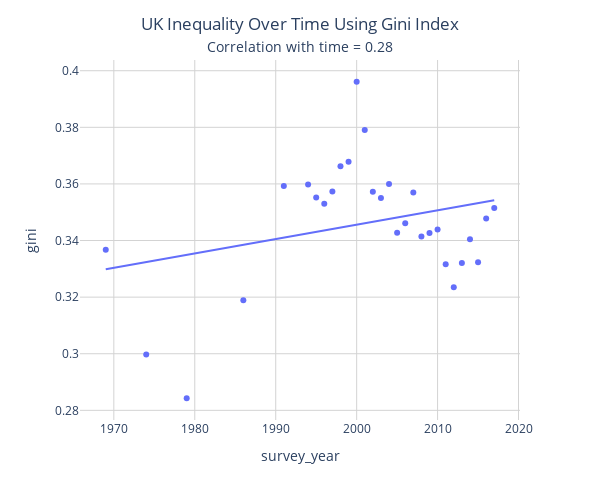

Notebook cell for this chart:
### Code cell
fig = px.scatter(
    df_uk, 
    x="survey_year", 
    y="gini", 
    trendline="ols", 
    width=600, 
    height=500,
    hover_data=["survey_year"]
)

fig.update_layout(
    title=dict(
        text="UK Inequality Over Time Using Gini Index<br><span style='font-size:14px;'>Correlation with time = 0.28</span>",
        x=0.5,
        xanchor='center'
    ),
    plot_bgcolor="white",  # sets background to white
    xaxis=dict(
        showgrid=True,
        gridcolor="lightgrey"  # grid lines visible on x-axis
    ),
    yaxis=dict(
        showgrid=True,
        gridcolor="lightgrey"  # grid lines visible on y-axis
    )
)

fig.show()

### Figure 1 — Plotly figure (JSON) as saved in the notebook; plotly's stock layout.template omitted (floating-point values rounded to 4 significant figures)
{"data": [{"hovertemplate": "survey_year=%{x}<br>gini=%{y}<extra></extra>", "legendgroup": "", "marker": {"color": "#636efa", "symbol": "circle"}, "mode": "markers", "name": "", "orientation": "v", "showlegend": false, "type": "scatter", "x": [1969, 1974, 1979, 1986, 1991, 1994, 1995, 1996, 1997, 1998, 1999, 2000, 2001, 2002, 2003, 2004, 2005, 2006, 2007, 2008, 2009, 2010, 2011, 2012, 2013, 2014, 2015, 2016, 2017], "xaxis": "x", "y": [0.3367, 0.2998, 0.2843, 0.3189, 0.3593, 0.3598, 0.3552, 0.353, 0.3574, 0.3662, 0.3678, 0.3961, 0.379, 0.3572, 0.355, 0.36, 0.3427, 0.3461, 0.357, 0.3414, 0.3427, 0.3439, 0.3317, 0.3235, 0.3321, 0.3405, 0.3324, 0.3478, 0.3515], "yaxis": "y"}, {"hovertemplate": "<b>OLS trendline</b><br>gini = 0.000507827 * survey_year + -0.670034<br>R<sup>2</sup>=0.079528<br><br>survey_year=%{x}<br>gini=%{y} <b>(trend)</b><extra></extra>", "legendgroup": "", "marker": {"color": "#636efa", "symbol": "circle"}, "mode": "lines", "name": "", "showlegend": false, "type": "scatter", "x": [1969, 1974, 1979, 1986, 1991, 1994, 1995, 1996, 1997, 1998, 1999, 2000, 2001, 2002, 2003, 2004, 2005, 2006, 2007, 2008, 2009, 2010, 2011, 2012, 2013, 2014, 2015, 2016, 2017], "xaxis": "x", "y": [0.3299, 0.3324, 0.335, 0.3385, 0.341, 0.3426, 0.3431, 0.3436, 0.3441, 0.3446, 0.3451, 0.3456, 0.3461, 0.3466, 0.3471, 0.3477, 0.3482, 0.3487, 0.3492, 0.3497, 0.3502, 0.3507, 0.3512, 0.3517, 0.3522, 0.3527, 0.3532, 0.3537, 0.3543], "yaxis": "y"}], "layout": {"height": 500, "legend": {"tracegroupgap": 0}, "margin": {"t": 60}, "plot_bgcolor": "white", "title": {"text": "UK Inequality Over Time Using Gini Index<br><span style='font-size:14px;'>Correlation with time = 0.28</span>", "x": 0.5, "xanchor": "center"}, "width": 600, "xaxis": {"anchor": "y", "domain": [0, 1], "gridcolor": "lightgrey", "showgrid": true, "title": {"text": "survey_year"}}, "yaxis": {"anchor": "x", "domain": [0, 1], "gridcolor": "lightgrey", "showgrid": true, "title": {"text": "gini"}}}}
